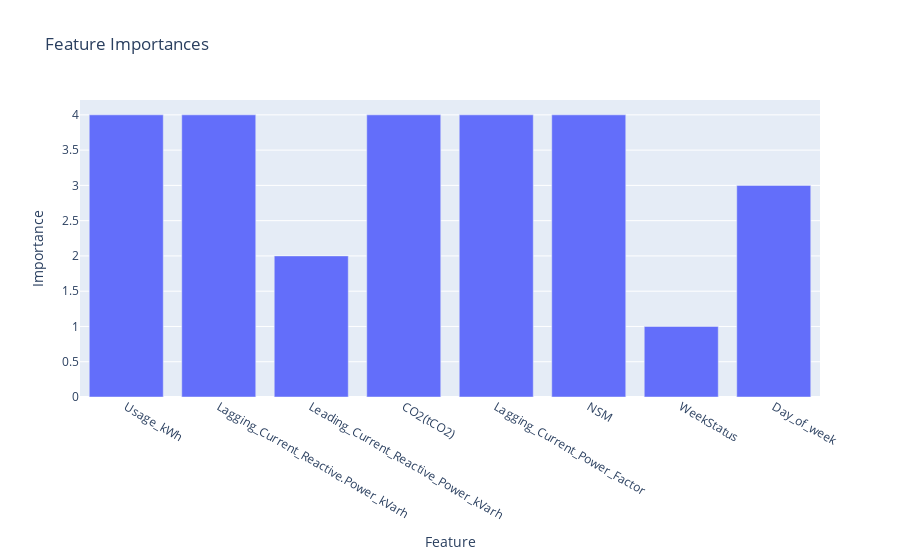

Source (notebook cell):
### Code cell
x , y = feature_selection_using_RF(x,y)

### Figure 1 — Plotly figure (JSON) as saved in the notebook; plotly's stock layout.template omitted (floating-point values rounded to 4 significant figures)
{"data": [{"alignmentgroup": "True", "hovertemplate": "Feature=%{x}<br>Importance=%{y}<extra></extra>", "legendgroup": "", "marker": {"color": "#636efa", "pattern": {"shape": ""}}, "name": "", "offsetgroup": "", "orientation": "v", "showlegend": false, "textposition": "auto", "x": ["Usage_kWh", "Lagging_Current_Reactive.Power_kVarh", "Leading_Current_Reactive_Power_kVarh", "CO2(tCO2)", "Lagging_Current_Power_Factor", "NSM", "WeekStatus", "Day_of_week"], "xaxis": "x", "y": [4, 4, 2, 4, 4, 4, 1, 3], "yaxis": "y", "type": "bar"}], "layout": {"xaxis": {"anchor": "y", "domain": [0, 1], "title": {"text": "Feature"}, "type": "category", "range": [-0.5, 7.5], "autorange": true}, "yaxis": {"anchor": "x", "domain": [0, 1], "title": {"text": "Importance"}, "type": "linear", "range": [0, 4.211], "autorange": true}, "legend": {"tracegroupgap": 0}, "title": {"text": "Feature Importances"}, "barmode": "relative", "autosize": true}}
